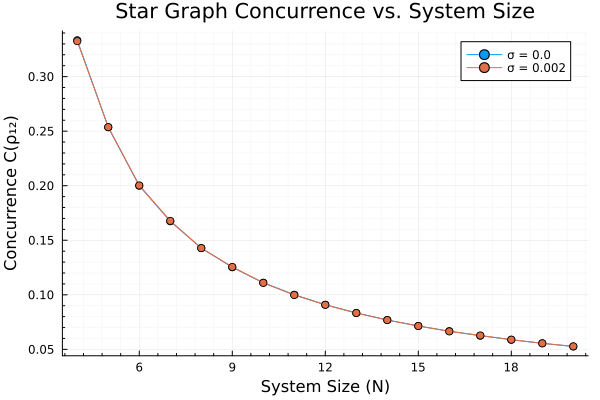

Generate this figure with Julia:
using Plots, JLD2
"""
Plots the average concurrence vs. N from the simulation data.
"""
function plot_concurrence_results(filename::String)
    println("Loading data from $filename...")
    
    # Check if the file exists
    if !isfile(filename)
        println("ERROR: Data file '$filename' not found.")
        println("Please run 'star_conc.jl' first to generate the data.")
        return
    end
    
    # Load the results
    data = jldopen(filename, "r")
    results = read(data, "results")
    N_range = read(data, "N_range")
    sigma_values = read(data, "sigma_values")
    close(data)

    println("Plotting concurrence results...")
    
    p1 = plot(
        title = "Star Graph Concurrence vs. System Size",
        xlabel = "System Size (N)",
        ylabel = "Concurrence C(ρ₁₂)",
        legend = :topright,
        # xaxis = :log10, # Log scale for N
        # yaxis = :log10, # Log scale for Concurrence
        minorgrid = true
    )
    
    sorted_sigmas = sort(sigma_values)
    
    for σ in sorted_sigmas
        avg_concurrence = results[σ].avg
        error_std = results[σ].err 
        
        plot!(
            p1,
            N_range, 
            avg_concurrence, 
            ribbon = error_std,  
            label = "σ = $σ", 
            marker = :circle,
            markersize = 4
        )
    end 
    
    
    # Save the plot
    output_filename = joinpath(@__DIR__, "star_conc_plot.png")
    savefig(p1, output_filename)
    println("Saved concurrence plot to $output_filename")
end


data_filename = joinpath(@__DIR__, "star_conc_data.jld2")

plot_concurrence_results(data_filename)

println("Plotting script finished.")